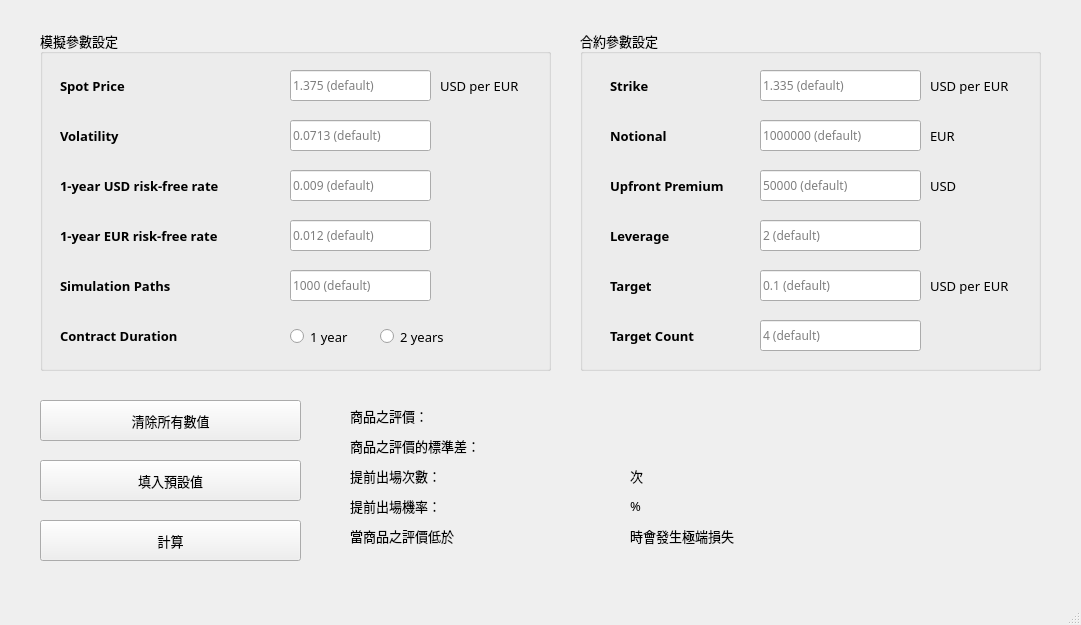
<?xml version="1.0" encoding="UTF-8"?>
<ui version="4.0">
 <class>MainWindow</class>
 <widget class="QMainWindow" name="MainWindow">
  <property name="geometry">
   <rect>
    <x>0</x>
    <y>0</y>
    <width>1081</width>
    <height>625</height>
   </rect>
  </property>
  <property name="font">
   <font>
    <family>Consolas</family>
    <pointsize>10</pointsize>
   </font>
  </property>
  <property name="windowTitle">
   <string>Dual Target Forward</string>
  </property>
  <widget class="QWidget" name="centralwidget">
   <widget class="QLabel" name="label">
    <property name="geometry">
     <rect>
      <x>610</x>
      <y>60</y>
      <width>91</width>
      <height>51</height>
     </rect>
    </property>
    <property name="font">
     <font>
      <family>微軟正黑體</family>
      <pointsize>10</pointsize>
      <bold>true</bold>
     </font>
    </property>
    <property name="text">
     <string>Strike</string>
    </property>
   </widget>
   <widget class="QLabel" name="label_2">
    <property name="geometry">
     <rect>
      <x>610</x>
      <y>110</y>
      <width>91</width>
      <height>51</height>
     </rect>
    </property>
    <property name="font">
     <font>
      <family>微軟正黑體</family>
      <pointsize>10</pointsize>
      <bold>true</bold>
     </font>
    </property>
    <property name="text">
     <string>Notional</string>
    </property>
   </widget>
   <widget class="QLabel" name="label_3">
    <property name="geometry">
     <rect>
      <x>350</x>
      <y>400</y>
      <width>101</width>
      <height>31</height>
     </rect>
    </property>
    <property name="font">
     <font>
      <family>微軟正黑體</family>
      <pointsize>10</pointsize>
     </font>
    </property>
    <property name="text">
     <string>商品之評價：</string>
    </property>
   </widget>
   <widget class="QPushButton" name="pushButton">
    <property name="geometry">
     <rect>
      <x>40</x>
      <y>520</y>
      <width>261</width>
      <height>41</height>
     </rect>
    </property>
    <property name="font">
     <font>
      <family>微軟正黑體</family>
      <pointsize>10</pointsize>
     </font>
    </property>
    <property name="text">
     <string>計算</string>
    </property>
   </widget>
   <widget class="QLabel" name="label_mean">
    <property name="geometry">
     <rect>
      <x>500</x>
      <y>400</y>
      <width>111</width>
      <height>31</height>
     </rect>
    </property>
    <property name="font">
     <font>
      <family>Fira Code</family>
      <pointsize>9</pointsize>
      <bold>false</bold>
     </font>
    </property>
    <property name="text">
     <string/>
    </property>
    <property name="alignment">
     <set>Qt::AlignRight|Qt::AlignTrailing|Qt::AlignVCenter</set>
    </property>
   </widget>
   <widget class="QLineEdit" name="lineEdit_Strike">
    <property name="geometry">
     <rect>
      <x>760</x>
      <y>70</y>
      <width>161</width>
      <height>31</height>
     </rect>
    </property>
    <property name="font">
     <font>
      <family>Fira Code</family>
      <pointsize>9</pointsize>
      <bold>false</bold>
     </font>
    </property>
    <property name="placeholderText">
     <string>1.335 (default)</string>
    </property>
   </widget>
   <widget class="QLineEdit" name="lineEdit_Notional">
    <property name="geometry">
     <rect>
      <x>760</x>
      <y>120</y>
      <width>161</width>
      <height>31</height>
     </rect>
    </property>
    <property name="font">
     <font>
      <family>Fira Code</family>
      <pointsize>9</pointsize>
      <bold>false</bold>
     </font>
    </property>
    <property name="placeholderText">
     <string>1000000 (default)</string>
    </property>
   </widget>
   <widget class="QLabel" name="label_5">
    <property name="geometry">
     <rect>
      <x>350</x>
      <y>430</y>
      <width>151</width>
      <height>31</height>
     </rect>
    </property>
    <property name="font">
     <font>
      <family>微軟正黑體</family>
      <pointsize>10</pointsize>
     </font>
    </property>
    <property name="text">
     <string>商品之評價的標準差：</string>
    </property>
   </widget>
   <widget class="QLabel" name="label_std">
    <property name="geometry">
     <rect>
      <x>500</x>
      <y>430</y>
      <width>111</width>
      <height>31</height>
     </rect>
    </property>
    <property name="font">
     <font>
      <family>Fira Code</family>
      <pointsize>9</pointsize>
      <bold>false</bold>
     </font>
    </property>
    <property name="text">
     <string/>
    </property>
    <property name="alignment">
     <set>Qt::AlignRight|Qt::AlignTrailing|Qt::AlignVCenter</set>
    </property>
   </widget>
   <widget class="QLabel" name="label_num">
    <property name="geometry">
     <rect>
      <x>490</x>
      <y>460</y>
      <width>121</width>
      <height>31</height>
     </rect>
    </property>
    <property name="font">
     <font>
      <family>Fira Code</family>
      <pointsize>9</pointsize>
      <bold>false</bold>
     </font>
    </property>
    <property name="text">
     <string/>
    </property>
    <property name="alignment">
     <set>Qt::AlignRight|Qt::AlignTrailing|Qt::AlignVCenter</set>
    </property>
   </widget>
   <widget class="QLabel" name="label_8">
    <property name="geometry">
     <rect>
      <x>350</x>
      <y>460</y>
      <width>151</width>
      <height>31</height>
     </rect>
    </property>
    <property name="font">
     <font>
      <family>微軟正黑體</family>
      <pointsize>10</pointsize>
     </font>
    </property>
    <property name="text">
     <string>提前出場次數：</string>
    </property>
   </widget>
   <widget class="QLabel" name="label_prob">
    <property name="geometry">
     <rect>
      <x>500</x>
      <y>490</y>
      <width>111</width>
      <height>31</height>
     </rect>
    </property>
    <property name="font">
     <font>
      <family>Fira Code</family>
      <pointsize>9</pointsize>
      <bold>false</bold>
     </font>
    </property>
    <property name="text">
     <string/>
    </property>
    <property name="alignment">
     <set>Qt::AlignRight|Qt::AlignTrailing|Qt::AlignVCenter</set>
    </property>
   </widget>
   <widget class="QLabel" name="label_10">
    <property name="geometry">
     <rect>
      <x>350</x>
      <y>490</y>
      <width>151</width>
      <height>31</height>
     </rect>
    </property>
    <property name="font">
     <font>
      <family>微軟正黑體</family>
      <pointsize>10</pointsize>
     </font>
    </property>
    <property name="text">
     <string>提前出場機率：</string>
    </property>
   </widget>
   <widget class="QLabel" name="label_11">
    <property name="geometry">
     <rect>
      <x>350</x>
      <y>520</y>
      <width>151</width>
      <height>31</height>
     </rect>
    </property>
    <property name="font">
     <font>
      <family>微軟正黑體</family>
      <pointsize>10</pointsize>
     </font>
    </property>
    <property name="text">
     <string>當商品之評價低於</string>
    </property>
   </widget>
   <widget class="QLabel" name="label_bigloss">
    <property name="geometry">
     <rect>
      <x>490</x>
      <y>520</y>
      <width>121</width>
      <height>31</height>
     </rect>
    </property>
    <property name="font">
     <font>
      <family>Fira Code</family>
      <pointsize>9</pointsize>
      <bold>false</bold>
     </font>
    </property>
    <property name="text">
     <string/>
    </property>
    <property name="alignment">
     <set>Qt::AlignRight|Qt::AlignTrailing|Qt::AlignVCenter</set>
    </property>
   </widget>
   <widget class="QLabel" name="label_13">
    <property name="geometry">
     <rect>
      <x>630</x>
      <y>520</y>
      <width>151</width>
      <height>31</height>
     </rect>
    </property>
    <property name="font">
     <font>
      <family>微軟正黑體</family>
      <pointsize>10</pointsize>
     </font>
    </property>
    <property name="text">
     <string>時會發生極端損失</string>
    </property>
   </widget>
   <widget class="QLabel" name="label_14">
    <property name="geometry">
     <rect>
      <x>60</x>
      <y>60</y>
      <width>91</width>
      <height>51</height>
     </rect>
    </property>
    <property name="font">
     <font>
      <family>微軟正黑體</family>
      <pointsize>10</pointsize>
      <bold>true</bold>
     </font>
    </property>
    <property name="text">
     <string>Spot Price</string>
    </property>
   </widget>
   <widget class="QLineEdit" name="lineEdit_S0">
    <property name="geometry">
     <rect>
      <x>290</x>
      <y>70</y>
      <width>141</width>
      <height>31</height>
     </rect>
    </property>
    <property name="font">
     <font>
      <family>Fira Code</family>
      <pointsize>9</pointsize>
      <bold>false</bold>
     </font>
    </property>
    <property name="placeholderText">
     <string>1.375 (default)</string>
    </property>
   </widget>
   <widget class="QLineEdit" name="lineEdit_Sigma">
    <property name="geometry">
     <rect>
      <x>290</x>
      <y>120</y>
      <width>141</width>
      <height>31</height>
     </rect>
    </property>
    <property name="font">
     <font>
      <family>Fira Code</family>
      <pointsize>9</pointsize>
      <bold>false</bold>
     </font>
    </property>
    <property name="text">
     <string/>
    </property>
    <property name="placeholderText">
     <string>0.0713 (default)</string>
    </property>
   </widget>
   <widget class="QLabel" name="label_15">
    <property name="geometry">
     <rect>
      <x>60</x>
      <y>110</y>
      <width>91</width>
      <height>51</height>
     </rect>
    </property>
    <property name="font">
     <font>
      <family>微軟正黑體</family>
      <pointsize>10</pointsize>
      <bold>true</bold>
     </font>
    </property>
    <property name="text">
     <string>Volatility</string>
    </property>
   </widget>
   <widget class="QLineEdit" name="lineEdit_r1">
    <property name="geometry">
     <rect>
      <x>290</x>
      <y>170</y>
      <width>141</width>
      <height>31</height>
     </rect>
    </property>
    <property name="font">
     <font>
      <family>Fira Code</family>
      <pointsize>9</pointsize>
      <bold>false</bold>
     </font>
    </property>
    <property name="text">
     <string/>
    </property>
    <property name="placeholderText">
     <string>0.009 (default)</string>
    </property>
   </widget>
   <widget class="QLabel" name="label_16">
    <property name="geometry">
     <rect>
      <x>60</x>
      <y>160</y>
      <width>211</width>
      <height>51</height>
     </rect>
    </property>
    <property name="font">
     <font>
      <family>微軟正黑體</family>
      <pointsize>10</pointsize>
      <bold>true</bold>
     </font>
    </property>
    <property name="text">
     <string>1-year USD risk-free rate</string>
    </property>
   </widget>
   <widget class="QLineEdit" name="lineEdit_r2">
    <property name="geometry">
     <rect>
      <x>290</x>
      <y>220</y>
      <width>141</width>
      <height>31</height>
     </rect>
    </property>
    <property name="font">
     <font>
      <family>Fira Code</family>
      <pointsize>9</pointsize>
      <bold>false</bold>
     </font>
    </property>
    <property name="text">
     <string/>
    </property>
    <property name="placeholderText">
     <string>0.012 (default)</string>
    </property>
   </widget>
   <widget class="QLabel" name="label_17">
    <property name="geometry">
     <rect>
      <x>60</x>
      <y>210</y>
      <width>211</width>
      <height>51</height>
     </rect>
    </property>
    <property name="font">
     <font>
      <family>微軟正黑體</family>
      <pointsize>10</pointsize>
      <bold>true</bold>
     </font>
    </property>
    <property name="text">
     <string>1-year EUR risk-free rate</string>
    </property>
   </widget>
   <widget class="QLineEdit" name="lineEdit_NumPath">
    <property name="geometry">
     <rect>
      <x>290</x>
      <y>270</y>
      <width>141</width>
      <height>31</height>
     </rect>
    </property>
    <property name="font">
     <font>
      <family>Fira Code</family>
      <pointsize>9</pointsize>
      <bold>false</bold>
     </font>
    </property>
    <property name="text">
     <string/>
    </property>
    <property name="placeholderText">
     <string>1000 (default)</string>
    </property>
   </widget>
   <widget class="QLabel" name="label_18">
    <property name="geometry">
     <rect>
      <x>60</x>
      <y>260</y>
      <width>171</width>
      <height>51</height>
     </rect>
    </property>
    <property name="font">
     <font>
      <family>微軟正黑體</family>
      <pointsize>10</pointsize>
      <bold>true</bold>
     </font>
    </property>
    <property name="text">
     <string>Simulation Paths</string>
    </property>
   </widget>
   <widget class="QLineEdit" name="lineEdit_UpfrontPremium">
    <property name="geometry">
     <rect>
      <x>760</x>
      <y>170</y>
      <width>161</width>
      <height>31</height>
     </rect>
    </property>
    <property name="font">
     <font>
      <family>Fira Code</family>
      <pointsize>9</pointsize>
      <bold>false</bold>
     </font>
    </property>
    <property name="placeholderText">
     <string>50000 (default)</string>
    </property>
   </widget>
   <widget class="QLabel" name="label_19">
    <property name="geometry">
     <rect>
      <x>610</x>
      <y>160</y>
      <width>131</width>
      <height>51</height>
     </rect>
    </property>
    <property name="font">
     <font>
      <family>微軟正黑體</family>
      <pointsize>10</pointsize>
      <bold>true</bold>
     </font>
    </property>
    <property name="text">
     <string>Upfront Premium</string>
    </property>
   </widget>
   <widget class="QLineEdit" name="lineEdit_Leverage">
    <property name="geometry">
     <rect>
      <x>760</x>
      <y>220</y>
      <width>161</width>
      <height>31</height>
     </rect>
    </property>
    <property name="font">
     <font>
      <family>Fira Code</family>
      <pointsize>9</pointsize>
      <bold>false</bold>
     </font>
    </property>
    <property name="placeholderText">
     <string>2 (default)</string>
    </property>
   </widget>
   <widget class="QLabel" name="label_20">
    <property name="geometry">
     <rect>
      <x>610</x>
      <y>210</y>
      <width>91</width>
      <height>51</height>
     </rect>
    </property>
    <property name="font">
     <font>
      <family>微軟正黑體</family>
      <pointsize>10</pointsize>
      <bold>true</bold>
     </font>
    </property>
    <property name="text">
     <string>Leverage</string>
    </property>
   </widget>
   <widget class="QLabel" name="label_21">
    <property name="geometry">
     <rect>
      <x>610</x>
      <y>310</y>
      <width>111</width>
      <height>51</height>
     </rect>
    </property>
    <property name="font">
     <font>
      <family>微軟正黑體</family>
      <pointsize>10</pointsize>
      <bold>true</bold>
     </font>
    </property>
    <property name="text">
     <string>Target Count</string>
    </property>
   </widget>
   <widget class="QLineEdit" name="lineEdit_TargetCount">
    <property name="geometry">
     <rect>
      <x>760</x>
      <y>320</y>
      <width>161</width>
      <height>31</height>
     </rect>
    </property>
    <property name="font">
     <font>
      <family>Fira Code</family>
      <pointsize>9</pointsize>
      <bold>false</bold>
     </font>
    </property>
    <property name="placeholderText">
     <string>4 (default)</string>
    </property>
   </widget>
   <widget class="QLineEdit" name="lineEdit_Target">
    <property name="geometry">
     <rect>
      <x>760</x>
      <y>270</y>
      <width>161</width>
      <height>31</height>
     </rect>
    </property>
    <property name="font">
     <font>
      <family>Fira Code</family>
      <pointsize>9</pointsize>
      <bold>false</bold>
     </font>
    </property>
    <property name="placeholderText">
     <string>0.1 (default)</string>
    </property>
   </widget>
   <widget class="QLabel" name="label_22">
    <property name="geometry">
     <rect>
      <x>610</x>
      <y>260</y>
      <width>91</width>
      <height>51</height>
     </rect>
    </property>
    <property name="font">
     <font>
      <family>微軟正黑體</family>
      <pointsize>10</pointsize>
      <bold>true</bold>
     </font>
    </property>
    <property name="text">
     <string>Target</string>
    </property>
   </widget>
   <widget class="QPushButton" name="pushButton_clear">
    <property name="geometry">
     <rect>
      <x>40</x>
      <y>400</y>
      <width>261</width>
      <height>41</height>
     </rect>
    </property>
    <property name="font">
     <font>
      <family>微軟正黑體</family>
      <pointsize>10</pointsize>
     </font>
    </property>
    <property name="text">
     <string>清除所有數值</string>
    </property>
   </widget>
   <widget class="QPushButton" name="pushButton_default">
    <property name="geometry">
     <rect>
      <x>40</x>
      <y>460</y>
      <width>261</width>
      <height>41</height>
     </rect>
    </property>
    <property name="font">
     <font>
      <family>微軟正黑體</family>
      <pointsize>10</pointsize>
     </font>
    </property>
    <property name="text">
     <string>填入預設值</string>
    </property>
   </widget>
   <widget class="QLabel" name="label_23">
    <property name="geometry">
     <rect>
      <x>630</x>
      <y>460</y>
      <width>151</width>
      <height>31</height>
     </rect>
    </property>
    <property name="font">
     <font>
      <family>微軟正黑體</family>
      <pointsize>10</pointsize>
     </font>
    </property>
    <property name="text">
     <string>次</string>
    </property>
   </widget>
   <widget class="QLabel" name="label_24">
    <property name="geometry">
     <rect>
      <x>630</x>
      <y>490</y>
      <width>151</width>
      <height>31</height>
     </rect>
    </property>
    <property name="font">
     <font>
      <family>微軟正黑體</family>
      <pointsize>10</pointsize>
     </font>
    </property>
    <property name="text">
     <string>%</string>
    </property>
   </widget>
   <widget class="QLabel" name="label_4">
    <property name="geometry">
     <rect>
      <x>930</x>
      <y>60</y>
      <width>101</width>
      <height>51</height>
     </rect>
    </property>
    <property name="font">
     <font>
      <family>微軟正黑體</family>
      <pointsize>10</pointsize>
     </font>
    </property>
    <property name="text">
     <string>USD per EUR</string>
    </property>
   </widget>
   <widget class="QLabel" name="label_6">
    <property name="geometry">
     <rect>
      <x>930</x>
      <y>260</y>
      <width>101</width>
      <height>51</height>
     </rect>
    </property>
    <property name="font">
     <font>
      <family>微軟正黑體</family>
      <pointsize>10</pointsize>
     </font>
    </property>
    <property name="text">
     <string>USD per EUR</string>
    </property>
   </widget>
   <widget class="QRadioButton" name="radioButton_1y">
    <property name="geometry">
     <rect>
      <x>290</x>
      <y>321</y>
      <width>81</width>
      <height>31</height>
     </rect>
    </property>
    <property name="font">
     <font>
      <family>微軟正黑體</family>
      <pointsize>10</pointsize>
     </font>
    </property>
    <property name="text">
     <string>1 year</string>
    </property>
   </widget>
   <widget class="QLabel" name="label_25">
    <property name="geometry">
     <rect>
      <x>60</x>
      <y>310</y>
      <width>181</width>
      <height>51</height>
     </rect>
    </property>
    <property name="font">
     <font>
      <family>微軟正黑體</family>
      <pointsize>10</pointsize>
      <bold>true</bold>
     </font>
    </property>
    <property name="text">
     <string>Contract Duration</string>
    </property>
   </widget>
   <widget class="QRadioButton" name="radioButton_2y">
    <property name="geometry">
     <rect>
      <x>380</x>
      <y>321</y>
      <width>111</width>
      <height>31</height>
     </rect>
    </property>
    <property name="font">
     <font>
      <family>微軟正黑體</family>
      <pointsize>10</pointsize>
     </font>
    </property>
    <property name="text">
     <string>2 years</string>
    </property>
   </widget>
   <widget class="QLabel" name="label_9">
    <property name="geometry">
     <rect>
      <x>930</x>
      <y>110</y>
      <width>101</width>
      <height>51</height>
     </rect>
    </property>
    <property name="font">
     <font>
      <family>微軟正黑體</family>
      <pointsize>10</pointsize>
     </font>
    </property>
    <property name="text">
     <string>EUR</string>
    </property>
   </widget>
   <widget class="QLabel" name="label_12">
    <property name="geometry">
     <rect>
      <x>930</x>
      <y>160</y>
      <width>101</width>
      <height>51</height>
     </rect>
    </property>
    <property name="font">
     <font>
      <family>微軟正黑體</family>
      <pointsize>10</pointsize>
     </font>
    </property>
    <property name="text">
     <string>USD</string>
    </property>
   </widget>
   <widget class="QGroupBox" name="groupBox">
    <property name="geometry">
     <rect>
      <x>40</x>
      <y>30</y>
      <width>511</width>
      <height>341</height>
     </rect>
    </property>
    <property name="font">
     <font>
      <family>微軟正黑體</family>
      <pointsize>10</pointsize>
     </font>
    </property>
    <property name="title">
     <string>模擬參數設定</string>
    </property>
    <widget class="QLabel" name="label_7">
     <property name="geometry">
      <rect>
       <x>400</x>
       <y>30</y>
       <width>101</width>
       <height>51</height>
      </rect>
     </property>
     <property name="font">
      <font>
       <family>微軟正黑體</family>
       <pointsize>10</pointsize>
      </font>
     </property>
     <property name="text">
      <string>USD per EUR</string>
     </property>
    </widget>
   </widget>
   <widget class="QGroupBox" name="groupBox_2">
    <property name="geometry">
     <rect>
      <x>580</x>
      <y>30</y>
      <width>461</width>
      <height>341</height>
     </rect>
    </property>
    <property name="font">
     <font>
      <family>微軟正黑體</family>
      <pointsize>10</pointsize>
     </font>
    </property>
    <property name="title">
     <string>合約參數設定</string>
    </property>
   </widget>
   <zorder>groupBox</zorder>
   <zorder>groupBox_2</zorder>
   <zorder>label</zorder>
   <zorder>label_2</zorder>
   <zorder>label_3</zorder>
   <zorder>pushButton</zorder>
   <zorder>label_mean</zorder>
   <zorder>lineEdit_Strike</zorder>
   <zorder>lineEdit_Notional</zorder>
   <zorder>label_5</zorder>
   <zorder>label_std</zorder>
   <zorder>label_num</zorder>
   <zorder>label_8</zorder>
   <zorder>label_prob</zorder>
   <zorder>label_10</zorder>
   <zorder>label_11</zorder>
   <zorder>label_bigloss</zorder>
   <zorder>label_13</zorder>
   <zorder>label_14</zorder>
   <zorder>lineEdit_S0</zorder>
   <zorder>lineEdit_Sigma</zorder>
   <zorder>label_15</zorder>
   <zorder>lineEdit_r1</zorder>
   <zorder>label_16</zorder>
   <zorder>lineEdit_r2</zorder>
   <zorder>label_17</zorder>
   <zorder>lineEdit_NumPath</zorder>
   <zorder>label_18</zorder>
   <zorder>lineEdit_UpfrontPremium</zorder>
   <zorder>label_19</zorder>
   <zorder>lineEdit_Leverage</zorder>
   <zorder>label_20</zorder>
   <zorder>label_21</zorder>
   <zorder>lineEdit_TargetCount</zorder>
   <zorder>lineEdit_Target</zorder>
   <zorder>label_22</zorder>
   <zorder>pushButton_clear</zorder>
   <zorder>pushButton_default</zorder>
   <zorder>label_23</zorder>
   <zorder>label_24</zorder>
   <zorder>label_4</zorder>
   <zorder>label_6</zorder>
   <zorder>radioButton_1y</zorder>
   <zorder>label_25</zorder>
   <zorder>radioButton_2y</zorder>
   <zorder>label_9</zorder>
   <zorder>label_12</zorder>
  </widget>
  <widget class="QMenuBar" name="menubar">
   <property name="geometry">
    <rect>
     <x>0</x>
     <y>0</y>
     <width>1081</width>
     <height>23</height>
    </rect>
   </property>
  </widget>
  <widget class="QStatusBar" name="statusbar"/>
 </widget>
 <tabstops>
  <tabstop>lineEdit_S0</tabstop>
  <tabstop>lineEdit_Sigma</tabstop>
  <tabstop>lineEdit_r1</tabstop>
  <tabstop>lineEdit_r2</tabstop>
  <tabstop>lineEdit_NumPath</tabstop>
  <tabstop>radioButton_1y</tabstop>
  <tabstop>radioButton_2y</tabstop>
  <tabstop>lineEdit_Strike</tabstop>
  <tabstop>lineEdit_Notional</tabstop>
  <tabstop>lineEdit_UpfrontPremium</tabstop>
  <tabstop>lineEdit_Leverage</tabstop>
  <tabstop>lineEdit_Target</tabstop>
  <tabstop>lineEdit_TargetCount</tabstop>
  <tabstop>pushButton</tabstop>
  <tabstop>pushButton_clear</tabstop>
  <tabstop>pushButton_default</tabstop>
 </tabstops>
 <resources/>
 <connections/>
</ui>
